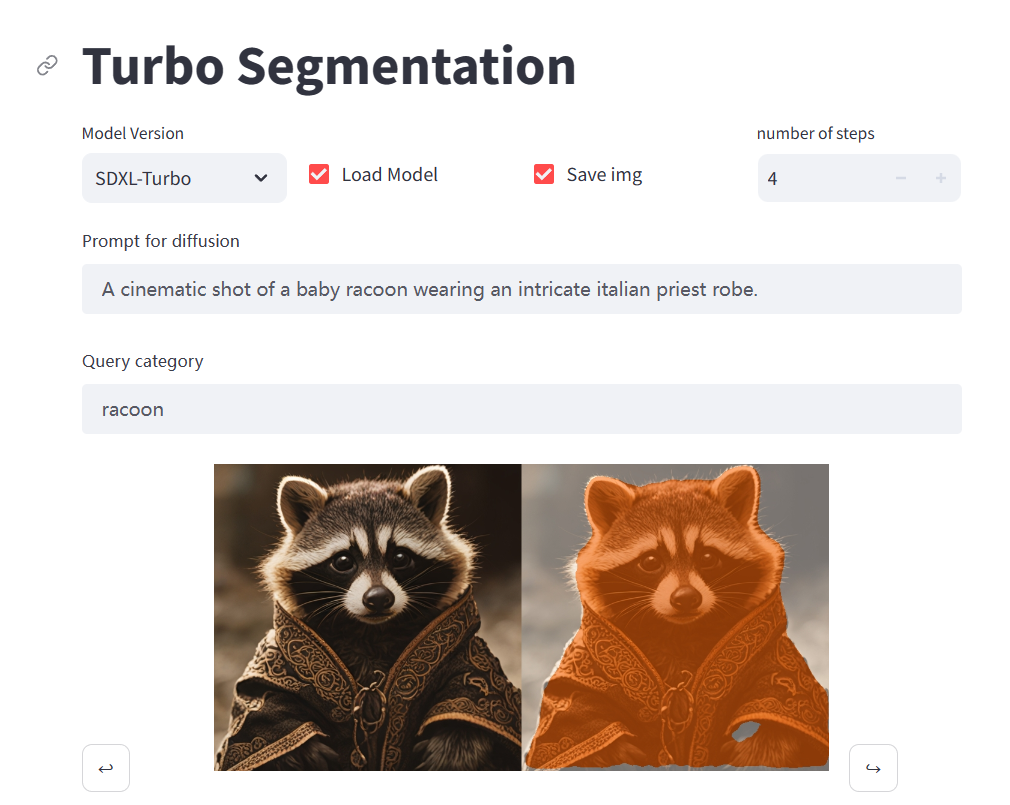

Generate this figure with Python:
import argparse
import torch
import copy
import numpy as np

from sgm.modules.diffusionmodules.openaimodel import get_feature_dic
from scripts.demo.turbo import *
from utils import plot_mask
from seg_module_old import Segmodule


def demo(ckpt_path, output_path):
    st.title("Turbo Segmentation")
    
    device = torch.device("cuda") if torch.cuda.is_available() else torch.device("cpu")
    seg_module = Segmodule().to(device)
    seg_module.load_state_dict(torch.load(ckpt_path, map_location="cpu"), strict=True)
    
    head_cols = st.columns([1, 1, 1, 1])
    with head_cols[0]:
        version = st.selectbox("Model Version", list(VERSION2SPECS.keys()), 0)
        version_dict = VERSION2SPECS[version]

    with head_cols[1]:
        v_spacer(2)
        if st.checkbox("Load Model"):
            mode = "txt2img"
        else:
            mode = "skip"
    
    with head_cols[2]:
        v_spacer(2)
        if st.checkbox("Save img"):
            save_img = True
        else:
            save_img = False

    if mode != "skip":
        state = init_st(version_dict, load_filter=True)
        if state["msg"]:
            st.info(state["msg"])
        model = state["model"]
        load_model(model)

    # seed
    if "seed" not in st.session_state:
        st.session_state.seed = 0

    def increment_counter():
        st.session_state.seed += 1

    def decrement_counter():
        if st.session_state.seed > 0:
            st.session_state.seed -= 1

    with head_cols[3]:
        n_steps = st.number_input(label="number of steps", min_value=1, max_value=4)
    
    sampler = SubstepSampler(
        n_sample_steps=1,
        num_steps=1000,
        eta=1.0,
        discretization_config=dict(
            target="sgm.modules.diffusionmodules.discretizer.LegacyDDPMDiscretization"
        ),
    )
    sampler.n_sample_steps = n_steps
    default_prompt = "A cinematic shot of a baby pikachu wearing an intricate italian priest robe."
    default_category = "pikachu"
    prompt = st_keyup("Prompt for diffusion", value=default_prompt, debounce=300, key="interactive_text")
    category = st_keyup("Query category", value=default_category, debounce=30, key="text")
    

    cols = st.columns([1, 5, 1])
    if mode != "skip":
        with cols[0]:
            v_spacer(14)
            st.button("↩", on_click=decrement_counter)
        with cols[2]:
            v_spacer(14)
            st.button("↪", on_click=increment_counter)

        sampler.noise_sampler = SeededNoise(seed=st.session_state.seed)
        out = sample(
            model, sampler, H=512, W=512, seed=st.session_state.seed, prompt=prompt, filter=state.get("filter")
        )
        img = out[0]
        # get class embedding
        class_embedding, uc = get_cond(model, H=512, W=512, prompt=category)
        class_embedding = class_embedding['crossattn'][:, 1, :].unsqueeze(1)

        # seg_module
        pred_seg = seg_module(get_feature_dic(), class_embedding)[0]
        pred_prob = torch.sigmoid(pred_seg)
        pred_seg = torch.zeros_like(pred_prob, dtype=torch.float32)
        pred_seg[pred_prob > 0.5] = 1
        
        mask = pred_seg.cpu().numpy()
        mask = np.expand_dims(mask, 0)
        image_mask = plot_mask(img, mask, alpha=0.5, indexlist=[0]).reshape((512, 512, 3))
        output = np.concatenate([img, image_mask], axis = 1)
        with cols[1]:
            st.image(output)
            if save_img:
                Image.fromarray(output).save(f'{output_path}/{prompt}.png')


if __name__ == "__main__":
    parser = argparse.ArgumentParser()

    ckpt_path = 'outputs/exps/diffusion/ckpts/checkpoint_latest.pth'
    output_path = 'outputs/txt2img'
    demo(ckpt_path, output_path)
